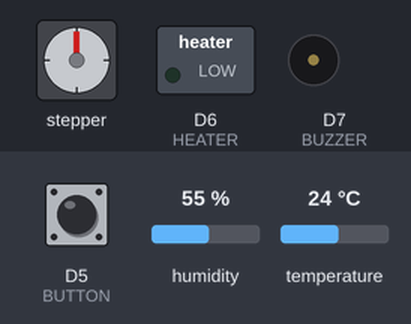
This sketch was run on a simulated ESP8266 (NodeMCU). On the bench: stepper motor, switched loads named in the sketch (green lamp = pin HIGH), buzzer (waves = sounding, pin HIGH). The test bench sets the inputs (shaded band); at power-on: D5 (BUTTON) HIGH, humidity 55 %, temperature 24 °C. WiFi joins after 1.5 s; servers stay silent unless stated; the local clock reads 2024-03-15 10:24:30 at power-on unless the sketch sets it; stepper angles assume 2048 steps per turn; what the sketch prints to the serial monitor is not drawn.

Above: at 3.2 s.
3.3 s: D5 (BUTTON) pulled LOW for 0.15 s
At 4.6 s:
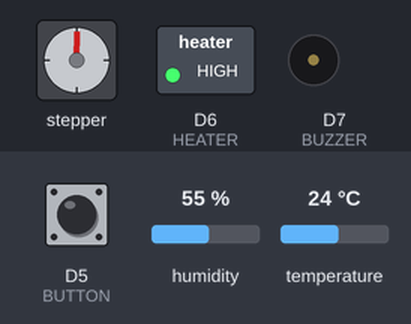
4.9 s: D5 (BUTTON) pulled LOW for 1 s
At 6.8 s:
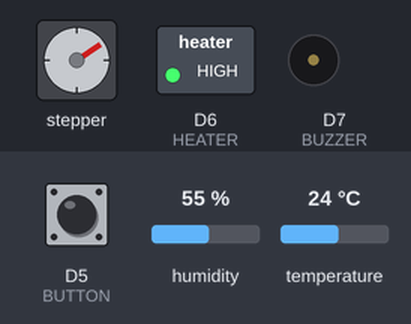
7.4 s: D5 (BUTTON) pulled LOW for 0.15 s
At 7.8 s:
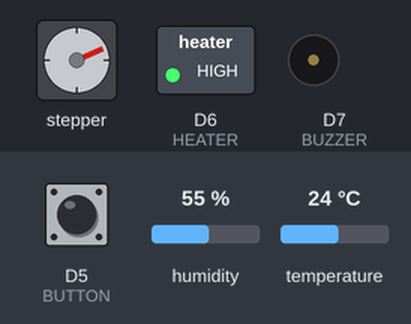
9.0 s: D5 (BUTTON) pulled LOW for 3.2 s
At 13.3 s:
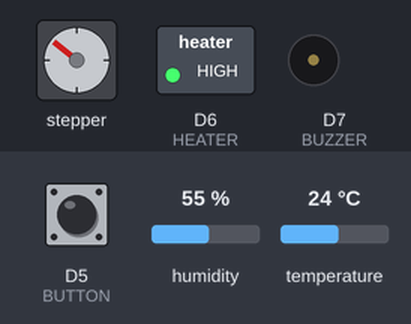
13.7 s: D5 (BUTTON) pulled LOW for 0.15 s
At 15.0 s:
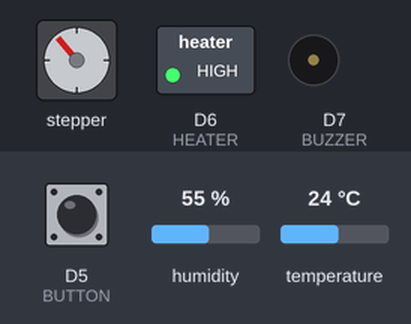
15.3 s: D5 (BUTTON) pulled LOW for 1 s
At 17.7 s:
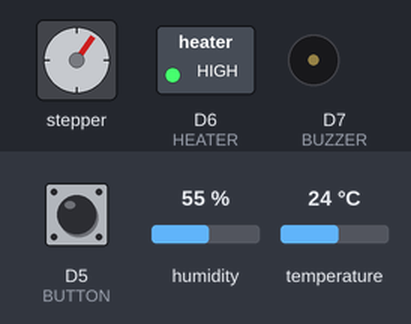
Timing chart, 0 to 18.8 s (numbered marks = the images above; inputs shaded):
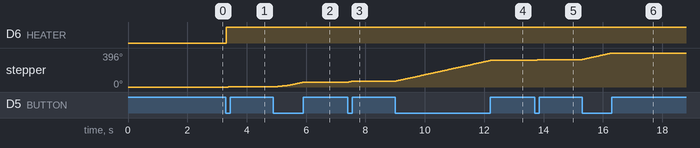

Measured:
- after the input at 3.3 s, D6 (HEATER): LOW → HIGH at once; stepper: goes 1° 0.06 s, then 2°, starting after 0.08 s
- after the input at 4.9 s, stepper: turns 54° clockwise in 0.96 s, starting at once
- after the input at 7.4 s, stepper: turns 11° clockwise in 0.13 s, starting at once
- after the input at 9.0 s, stepper: turns 242° clockwise in 3.2 s, starting at once
- after the input at 13.7 s, stepper: turns 11° clockwise in 0.13 s, starting at once
- after the input at 15.3 s, stepper: turns 76° clockwise in 0.99 s, starting at once

The sketch:

coding_arduino.ino.ino
```cpp
#include <ESP8266WiFi.h>
#include <FirebaseESP8266.h>
#include <DHT.h>
#include <AccelStepper.h>
#include "time.h"

#define DHTPIN D8
#define BUTTON D5
#define HEATER D6
#define BUZZER D7
#define MotorInterfaceType 4

#define DHTTYPE DHT22 // DHT 22 (AM2302), AM2321

#define WIFI_SSID "ihsan"
#define WIFI_PASSWORD "12345678"

// Database URL and Secret
#define DATABASE_URL "tugas-akhir-eb318-default-rtdb.asia-southeast1.firebasedatabase.app/"
#define DATABASE_SECRET "7vrfZn9i0c3KkwWoisRPpq1U3vBnTnwCXSJiCNxi"

float h, t;
int btn;

DHT dht(DHTPIN, DHTTYPE);

FirebaseData fbdo;

String databasePath;

// Database child nodes
String hPath = "/Humidity";
String tPath = "/Temperature";
String dtPath = "/Timestamp";

FirebaseJson json;

// Creates an instance
// Pins entered in sequence IN1-IN3-IN2-IN4 for proper step sequence
AccelStepper myStepper(MotorInterfaceType, D4, D2, D3, D1);

const char* ntpServer = "pool.ntp.org";
const long  gmtOffset_sec = 25200;
const int   daylightOffset_sec = 0;

// Variable to save current epoch time
String datetime;

// the following variables are unsigned longs because the time, measured in milliseconds,
// will quickly become a bigger number than can be stored in an int.
unsigned long sendDataPrevMillis = 0;
// Set timer to 5 minutes (350000)
unsigned long timerDelay = 350000;

// Initialize WiFi
void initWiFi() {
  WiFi.begin(WIFI_SSID, WIFI_PASSWORD);
  Serial.print("Connecting to WiFi ..");
  while (WiFi.status() != WL_CONNECTED) {
    Serial.println("Connecting to WiFi..");
    delay(1000);
  }
  Serial.println(WiFi.localIP());
  Serial.println();
}

// Function that gets current time
String getTime() {
  time_t rawtime;
  struct tm* timeinfo;
  time(&rawtime);
  timeinfo = localtime(&rawtime);

  char currentDateTime[27];
  strftime(currentDateTime, 27, "%d-%m-%Y %T", timeinfo);
  String asString(currentDateTime);


  return currentDateTime;
}

void setup() {
  Serial.begin(115200);

  myStepper.setMaxSpeed(1000);
  myStepper.setAcceleration(800);
  myStepper.setSpeed(1000);
  myStepper.setCurrentPosition(0);
  myStepper.moveTo(20380); //  atur putaran

  pinMode(DHTPIN, INPUT);
  pinMode(HEATER, OUTPUT);
  pinMode(BUZZER, OUTPUT);
  pinMode(BUTTON, INPUT_PULLUP);

  digitalWrite(HEATER, LOW);

  initWiFi();

  configTime(gmtOffset_sec, daylightOffset_sec, ntpServer);
  getTime();

  Firebase.reconnectWiFi(true);
  fbdo.setResponseSize(4096);

  // Connect to Database
  Firebase.begin(DATABASE_URL, DATABASE_SECRET);

  dht.begin();
}

void loop() {
  btn = digitalRead(BUTTON);
  Serial.println(btn);

  if (btn == 0) {
    sendDataPrevMillis = 0;

    h = dht.readHumidity();
    // Read temperature as Celsius (the default)
    t = dht.readTemperature();

    // Kelembapan Tinggi
    if (h >= 45.0) {
      // if (h >= 75.0) {
      // Heater Nyala
      digitalWrite(HEATER, HIGH);
      // Serial.println("Heater Hidup");
      myStepper.run();
      if (myStepper.distanceToGo() == 0) {
        send_data();
        myStepper.moveTo(-myStepper.currentPosition());
      }
    }
    // Kelembapan Rendah
    else if (h < 45.0) {
      Serial.printf("Turning On Notification ... %s\n", Firebase.RTDB.setBool(&fbdo, "doneState", true) ? "Done!" : fbdo.errorReason().c_str());

      // Heater Mati
      digitalWrite(HEATER, LOW);
      // Serial.println("Heater Mati");
      digitalWrite(BUZZER, HIGH);
      // Serial.println("Buzzer Nyala");
      delay(500);
      digitalWrite(BUZZER, LOW);
      // Serial.println("Buzzer Mati");
      delay(500);

      send_data();
    }
    Serial.print("H : ");
    Serial.print(h, 1);
    Serial.println(" %");
    Serial.print("T : ");
    Serial.print(t, 1);
    Serial.println(" C");
  }
}

void send_data() {
  // Send new readings to the database
  if (Firebase.ready() && (millis() - sendDataPrevMillis > timerDelay || sendDataPrevMillis == 0)) {
    sendDataPrevMillis = millis();

    databasePath = "/DataSensor/";

    datetime = getTime();
    Serial.print("time: ");
    Serial.println(datetime);

    // Create a FirebaseJson object to store data along with the timestamp
    FirebaseJson json;
    json.set(dtPath.c_str(), datetime);
    json.set(hPath.c_str(), h);
    json.set(tPath.c_str(), t);

    // Push the FirebaseJson object to the database
    Serial.printf("Uploading Data ... %s\n", Firebase.RTDB.pushJSON(&fbdo, databasePath.c_str(), &json) ? "Done!" : fbdo.errorReason().c_str());
  }
}
```
